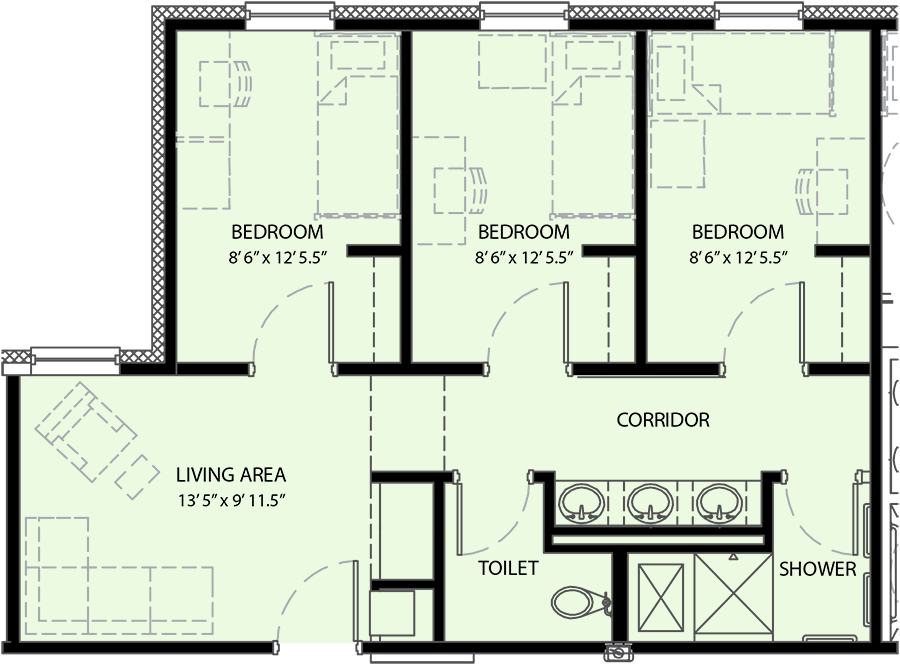
#> input picture images/FloorPlan6.png, 900 x 665 px, found by its file name
$ python Test_HarrisCorner.py   (older library calls are emulated)
#> lines starting #> are read from the running program, lines starting #| are printed output that depends on the picture; after the words box and inside, x2 and y2 are one past the last pixel; in counts of white or black regions, pixels touching at a corner belong together
import cv2
import numpy as np


def dist(vertex1, vertex2):
    distance = (sum(np.absolute(vertex1 - vertex2) ** 2)) ** .5
    return distance


filename = '.\images\FloorPlan6.png'
cv2.destroyAllWindows()
img = cv2.imread(filename)
#> img is the input picture: shape (665, 900, 3); mean B, G, R 200.6, 217.4, 207.9
img1 = cv2.cvtColor(img, cv2.COLOR_BGR2GRAY)
ret, img2 = cv2.threshold(img1, 70, 255, cv2.THRESH_BINARY_INV)
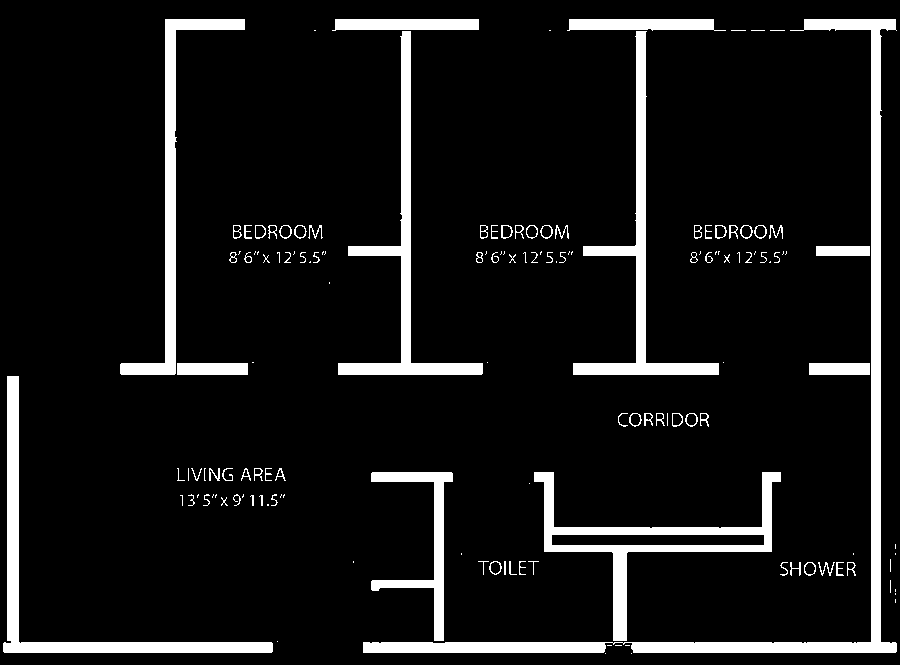
#> img2: shape (665, 900); 8.9% white; 146 white regions (61 under 20 px), largest, box (x1, y1, x2, y2) and area: (363, 19, 897, 653) 12718, (3, 376, 273, 653) 6148, (534, 472, 781, 641) 6114

element = cv2.getStructuringElement(cv2.MORPH_RECT, (2, 2))

# Erosion to remove noise
img3 = cv2.erode(img2, element, iterations=1)
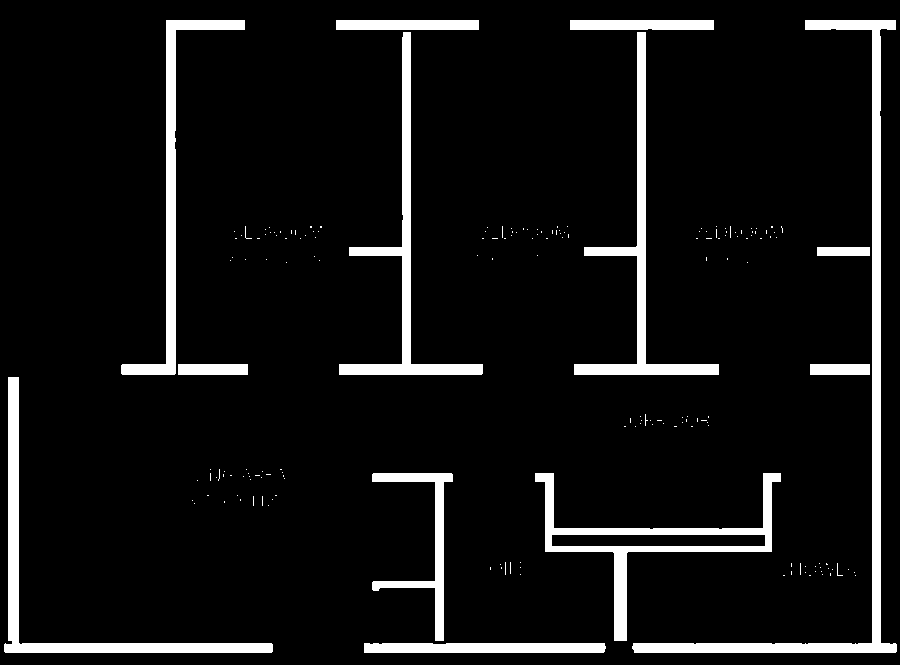
#> img3: shape (665, 900); 7.5% white; 185 white regions (172 under 20 px), largest, box (x1, y1, x2, y2) and area: (632, 20, 897, 653) 9025, (4, 377, 273, 653) 5596, (535, 473, 781, 641) 5419

# Closing to fill small holes inside foreground
kernel = np.ones((5, 5), np.uint8)
img4 = cv2.morphologyEx(img3, cv2.MORPH_CLOSE, kernel)
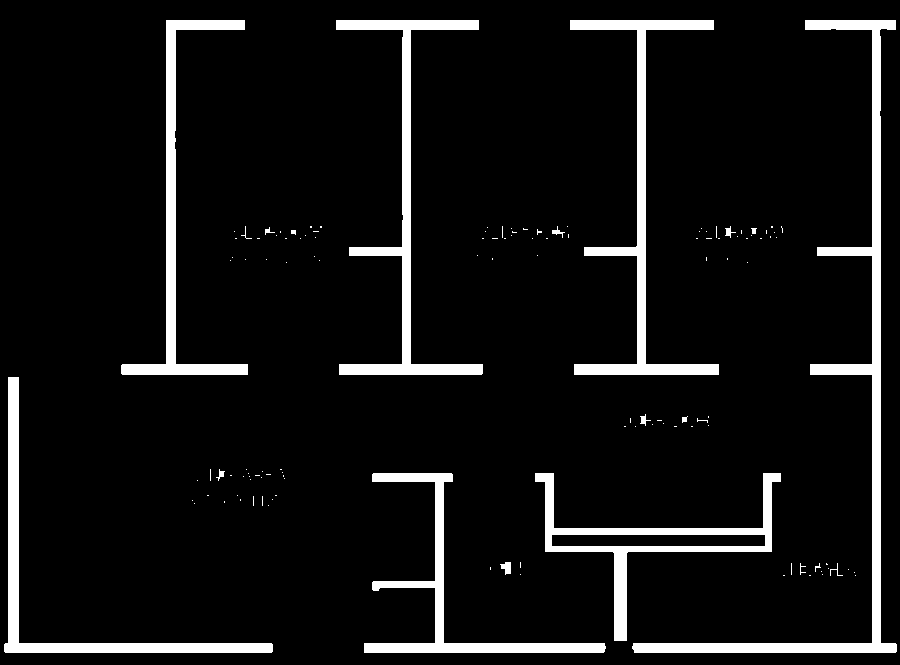
#> img4: shape (665, 900); 7.6% white; 129 white regions (110 under 20 px)

cv2.imshow('img4', img4)
img4_copy = img4
_, contours, hierarchy = cv2.findContours(img4, cv2.RETR_EXTERNAL, cv2.CHAIN_APPROX_SIMPLE)
#> contours = 129 contours, 117 with area under 20; largest, box (x1, y1, x2, y2) and area: (632, 20, 897, 653) 9130, (535, 473, 781, 641) 7304, (570, 20, 719, 375) 5836, (336, 20, 483, 375) 5802, (4, 377, 273, 653) 5071

for i in contours:
    area = cv2.contourArea(i)
    if 0.0 <= area < 100.0:
        cv2.drawContours(img4_copy, [i], 0, (0, 0, 0), -1)
    else:
        cv2.drawContours(img4_copy, [i], 0, (255, 0, 0), -1)
#> this loop made 129 passes
#> area on passes 17, 39, 40, 46, 60, 61: 73, 7304, 4497.5, 24, 31, 5071
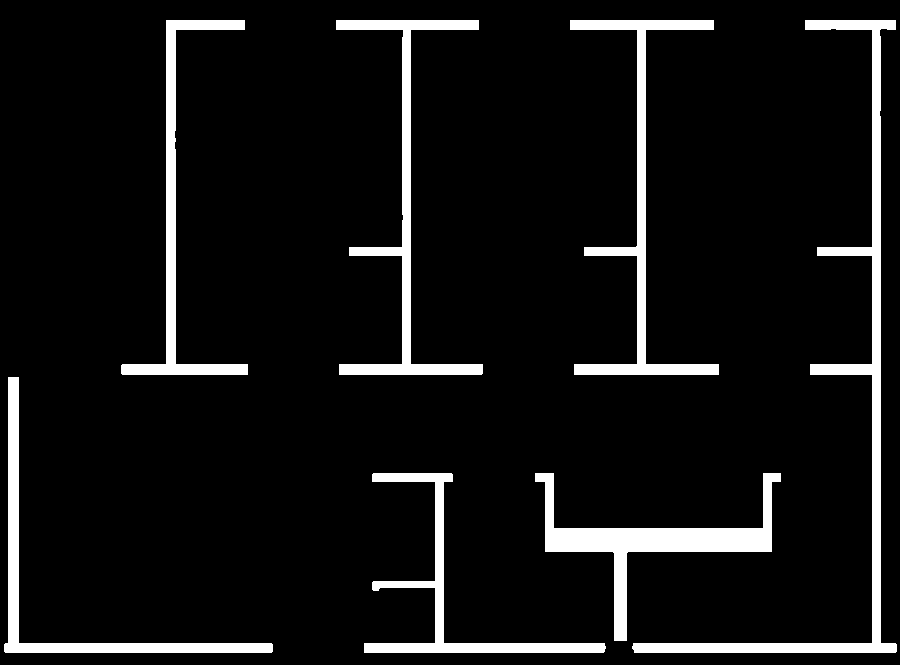
#> img4_copy: shape (665, 900); 7.9% white; 7 white regions, largest, box (x1, y1, x2, y2) and area: (632, 20, 897, 653) 10220, (535, 473, 781, 641) 7768, (570, 20, 719, 375) 6519

cv2.imshow('img4_modified', img4_copy)
# img4 is black and white image

# Find Harris corners
dst = cv2.cornerHarris(np.float32(img4), 5, 5, 0.1)
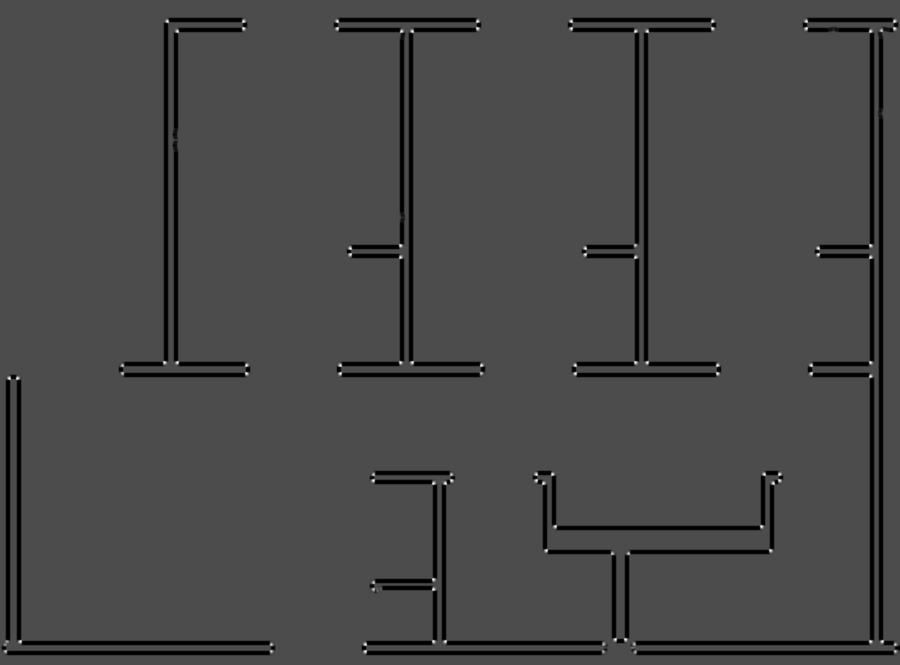
#> dst: shape (665, 900) float32; min -6.77e+09, max 1.58e+10, mean -399435904; drawn with min black and max white
r, c = np.nonzero(dst > .5 * dst.max())
#> r = 535 values from 20 to 652; c = 535 values, max 895 at index 15, min 5 at index 518, mean 533

"""
print('r=', r.shape, r)
print('c=', c.shape, c)
print('\n\n');
"""

# Removing nearby corners
corners = np.array([])
corners = np.hstack((corners, np.array([r[0], c[0]])))
#> corners = [20, 166]
corners = np.expand_dims(corners, axis=0)
#> corners = [[20, 166]]
# print(corners.shape)
for i in range(1, r.shape[0]):
    flag = 0
    for j in range(corners.shape[0]):
        vertex1 = np.array([r[i], c[i]])
        vertex2 = np.array([r[j], c[j]])
        if dist(vertex1, vertex2) < 20:
            corners[j, :] = (vertex1 + vertex2) / 2
            flag = 1
            break

    if flag == 0:
        corners = np.vstack((corners, np.array([r[i], c[i]])))
#> this loop made 534 passes
#> corners on passes 2 to 4: [[20, 166.5], [20, 243]], [[20, 166.5], [20, 243], [20, 244]], [[20, 166.5], [20, 243], [20, 244], [20, 336]]
#> after the loop, corners = 445 pairs, first value 20 to 652, second value 5 to 895

corners = np.round(corners)
corners = corners.astype(int)
# print('corners=', corners.shape, corners)

# result is dilated for marking the corners, not important
dst = cv2.dilate(dst, None)

img5 = np.array(np.zeros(img.shape))
for k in range(img.shape[2]):
    img5[:, :, k] = img4
# Threshold for an optimal value, it may vary depending on the image.
img5[dst > 0.5 * dst.max()] = [0, 0, 255]

cv2.imshow('img5', img5)
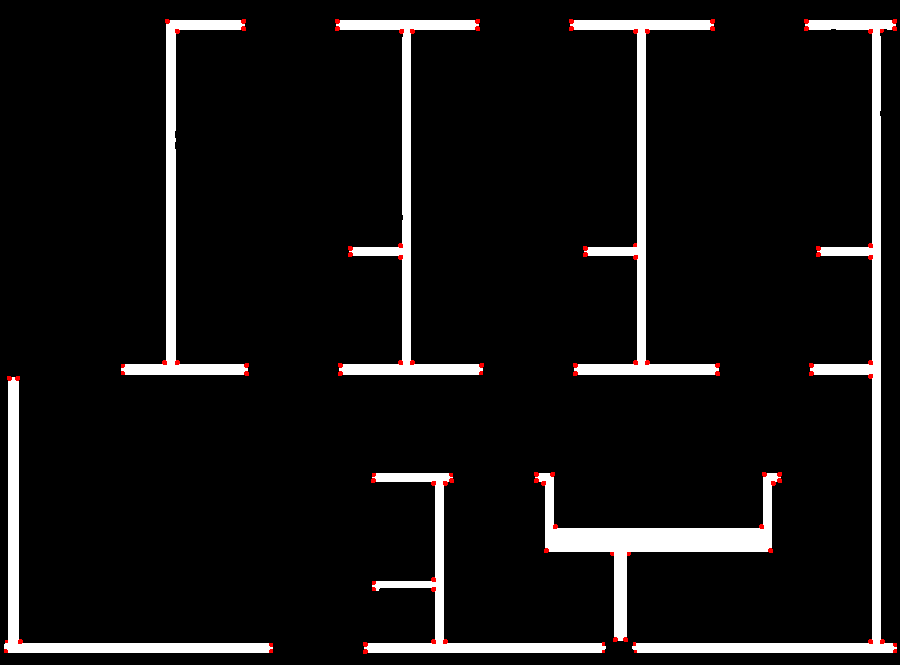
#> window 'img5': shape (665, 900, 3); mean B, G, R 19.6, 19.6, 20.5
# cv2.imshow('dst', img)
if cv2.waitKey(0) & 0xff == 27:
#> (key Esc is pressed here)
    cv2.destroyAllWindows()
